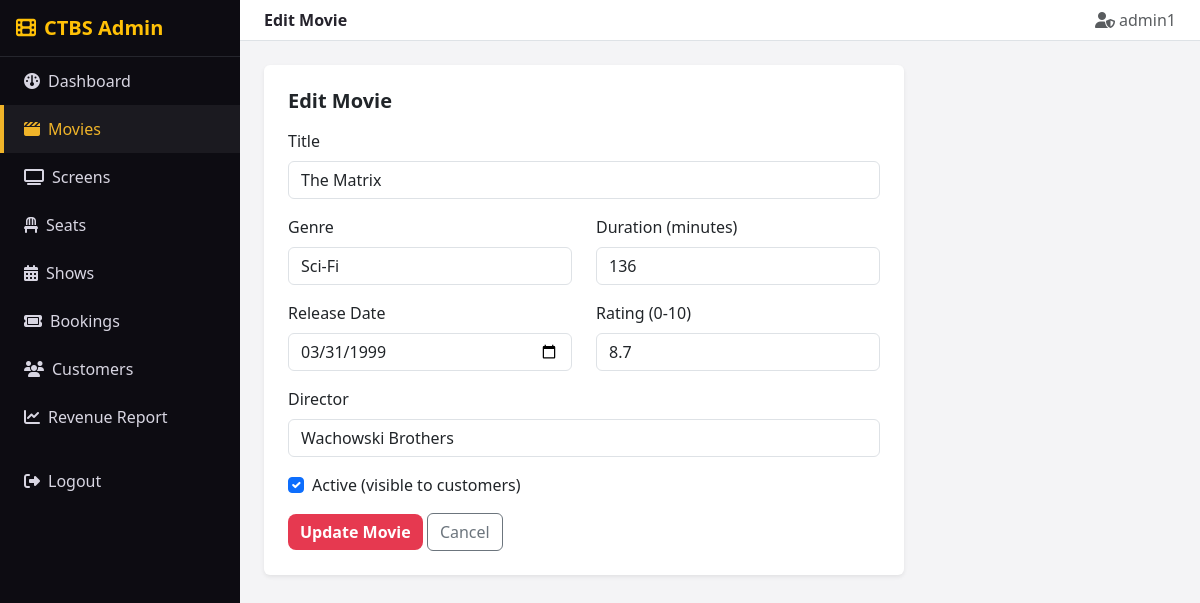
Screenshot of /admin/movie_edit.php?id=2 (signed in) with the database file from the repository.
### tables this page shows
CREATE TABLE Movie (
    movie_id INT PRIMARY KEY AUTO_INCREMENT,
    title VARCHAR(200),
    genre VARCHAR(100),
    duration_minutes INT,
    release_date DATE,
    director VARCHAR(100),
    rating DECIMAL(3,1),
    is_active BOOLEAN DEFAULT TRUE
);

### includes/auth.php (called while the page is built, shortened)
<?php
function h($str) {
    return htmlspecialchars($str ?? '', ENT_QUOTES, 'UTF-8');
}

### admin/movie_edit.php (the view, shortened to what this page needs)
<?php
require_once '../includes/db.php';
require_once '../includes/auth.php';
$movie_id = isset($_GET['id']) ? (int)$_GET['id'] : 0;
$stmt = mysqli_prepare($conn, "SELECT * FROM Movie WHERE movie_id = ?");
mysqli_stmt_bind_param($stmt, "i", $movie_id);
mysqli_stmt_execute($stmt);
$movie = mysqli_stmt_get_result($stmt)->fetch_assoc();
require_once 'includes/admin_header.php';
?>
<div class="card border-0 shadow-sm" style="max-width:640px;">
  <div class="card-body p-4">
    <h5 class="fw-bold mb-3">Edit Movie</h5>
    <form method="POST" action="movie_edit.php?id=<?php echo (int)$movie_id; ?>">
      <div class="mb-3">
        <label class="form-label">Title</label>
        <input type="text" name="title" class="form-control" required value="<?php echo h($movie['title']); ?>">
      </div>
      <div class="row">
        <div class="col-md-6 mb-3">
          <label class="form-label">Genre</label>
          <input type="text" name="genre" class="form-control" required value="<?php echo h($movie['genre']); ?>">
        </div>
        <div class="col-md-6 mb-3">
          <label class="form-label">Duration (minutes)</label>
          <input type="number" name="duration_minutes" class="form-control" required value="<?php echo h($movie['duration_minutes']); ?>">
        </div>
      </div>
      <div class="row">
        <div class="col-md-6 mb-3">
          <label class="form-label">Release Date</label>
          <input type="date" name="release_date" class="form-control" required value="<?php echo h($movie['release_date']); ?>">
        </div>
        <div class="col-md-6 mb-3">
          <label class="form-label">Rating (0-10)</label>
          <input type="number" step="0.1" min="0" max="10" name="rating" class="form-control" value="<?php echo h($movie['rating']); ?>">
        </div>
      </div>
      <div class="mb-3">
        <label class="form-label">Director</label>
        <input type="text" name="director" class="form-control" value="<?php echo h($movie['director']); ?>">
      </div>
      <div class="form-check mb-3">
        <input class="form-check-input" type="checkbox" name="is_active" id="is_active" <?php echo $movie['is_active'] ? 'checked' : ''; ?>>
        <label class="form-check-label" for="is_active">Active (visible to customers)</label>
      </div>
      <button type="submit" class="btn btn-cinema">Update Movie</button>
      <a href="movies.php" class="btn btn-outline-secondary">Cancel</a>
    </form>
  </div>
</div>
<?php require_once 'includes/admin_footer.php'; ?>

### css/style.css (style rules this page uses)
:root { --cinema-dark: #15131c; --cinema-darker: #0d0c12; --cinema-red: #e63950; --cinema-gold: #f0b429; --cinema-light: #f4f4f6; --cinema-card: #1f1c29; --cinema-muted: #9b97ad; }
body { background-color: var(--cinema-light); font-family: 'Segoe UI', Roboto, Arial, sans-serif; color: #25232c; }
.btn-cinema { background: var(--cinema-red); color: #fff; border: none; font-weight: 600; border-radius: 8px; }

### rows the page displays
movie: title "The Matrix", genre "Sci-Fi", duration_minutes "136", release_date "03/31/1999", rating "8.7", director "Wachowski Brothers", is_active "☑"

### other values shown
$pageTitle "Edit Movie"
$_SESSION['admin_username'] "admin1"
